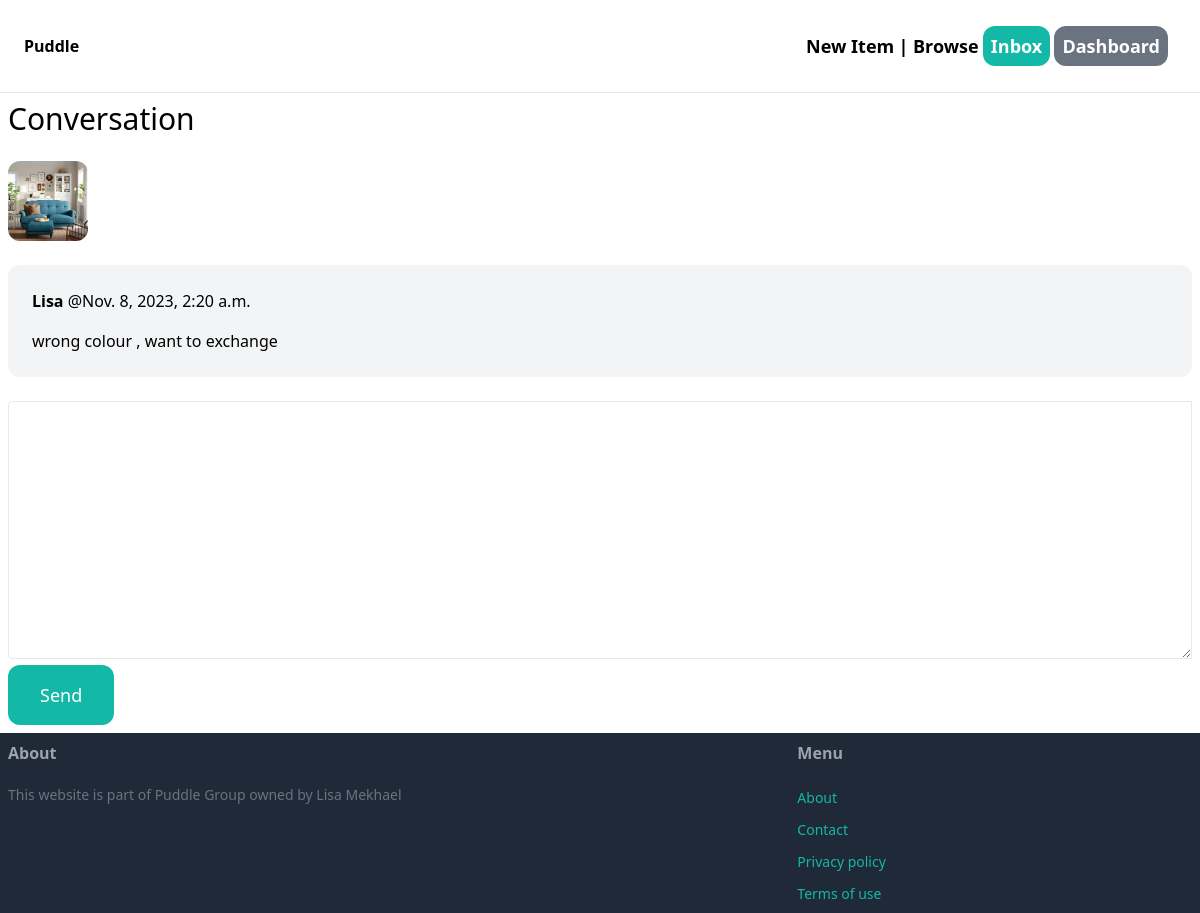
The page /inbox/2/ (signed in) on the database its author committed.
### conversation/models.py (models this page shows)
class Conversation (models.Model):
    print("CONVO WAS CALLED")
    item = models.ForeignKey(Item , related_name='conversations' , on_delete=models.CASCADE)
    members = models.ManyToManyField(User , related_name='conversations')
    created_at = models.DateTimeField(auto_now=True)
    modified_at = models.DateTimeField(auto_now=True)
    class Meta:
        ordering = ('-modified_at' , )

class ConversationMessage (models.Model):
    conversation = models.ForeignKey(Conversation , related_name='messages' ,on_delete=models.CASCADE) #if convo is deleted also messages will be deleted
    content = models.TextField()
    created_at = models.DateTimeField(auto_now_add=True)
    created_by = models.ForeignKey(User , related_name='created_messages' , on_delete=models.CASCADE)

### item/models.py (models this page shows, shortened)
class Item(models.Model):
    category = models.ForeignKey(Category , related_name='items' , on_delete=models.CASCADE)
    name=models.CharField(max_length=255)
    image = models.ImageField(upload_to='item_images' , blank=True , null=True)
    descrip = models.TextField(blank=True , null=True)
    price = models.FloatField()
    is_sold=models.BooleanField(default=False)
    created_at = models.DateTimeField(auto_now_add=True)
    created_by = models.ForeignKey(User , related_name='items' , on_delete=models.CASCADE)
    class Meta:
        ordering=('name',)
        verbose_name_plural='Items'

### conversation/views.py (the view, shortened to what this page needs)
# urls.py: path('<int:pk>/', views.detail , name='detail'),
@login_required
def detail(request , pk):
    conversation = Conversation.objects.filter(members__in=[request.user.id]).get(pk=pk)
    form = ConversationMessageForm()
    return render(request , 'conversation/detail.html', {
        'conversation' : conversation,
        'form' : form,
    })

### conversation/forms.py
class ConversationMessageForm(forms.ModelForm):
    class Meta:
        model = ConversationMessage
        fields = ('content',)
        widgets= {
            'content' : forms.Textarea (attrs={
                'class': 'w-full py-2 px-4 rounded-l border'
            }),
        }

### conversation/templates/conversation/detail.html (shortened to what this page needs)
{%extends 'core/base.html' %}
{%block content%}
<h1 class="mb-6 text-3xl">Conversation</h1>
<div class="space-y-6">
    {% if conversation.item %}
    <div class="pr-6">
        <img src="{{conversation.item.image.url}}" class="w-20 rounded-xl">
    </div>
    {% for message in conversation.messages.all %}
        <div class="p-6 flex {% if message.created_by == request.user %} bg-blue-100 {% else %} bg-gray-100 {% endif %} rounded-xl">
            <div>
                <p class="mb-4"><strong>{{ message.created_by.username }}</strong> @{{ message.created_at }}</p>
                <p>{{ message.content }}</p>
            </div>
        </div>
    {% endfor %}
{% else %}
    <p>No messages available</p>
{% endif %}
</div>
<form method="post" action="." class="mt-6">
    {{form.content}}
    <button class="py-4 px-8 text-lg bg-teal-500 hover:big-teal-700 rounded-xl text-white">Send</button>
</form>
{%endblock%}

### rows shown on the page
Conversation: item.image (picture)
ConversationMessage: created_by.username "Lisa", created_at "Nov. 8, 2023, 2:20 a.m.", content "wrong colour , want to exchange"
